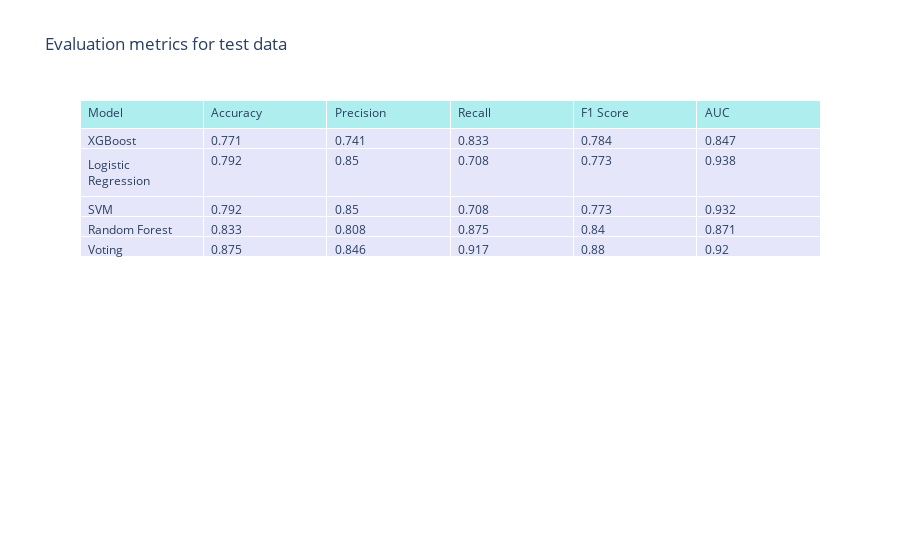

Source (notebook cell):
### Code cell
plot_metrics_table(test_metrics, title="Evaluation metrics for test data")

### Figure 1 — Plotly figure (JSON) as saved in the notebook; plotly's stock layout.template omitted (floating-point values rounded to 4 significant figures)
{"data": [{"cells": {"align": "left", "fill": {"color": "lavender"}, "values": [["XGBoost", "Logistic Regression", "SVM", "Random Forest", "Voting"], [0.771, 0.792, 0.792, 0.833, 0.875], [0.741, 0.85, 0.85, 0.808, 0.846], [0.833, 0.708, 0.708, 0.875, 0.917], [0.784, 0.773, 0.773, 0.84, 0.88], [0.847, 0.938, 0.932, 0.871, 0.92]]}, "header": {"align": "left", "fill": {"color": "paleturquoise"}, "values": ["Model", "Accuracy", "Precision", "Recall", "F1 Score", "AUC"]}, "type": "table"}], "layout": {"title": {"text": "Evaluation metrics for test data"}}}
